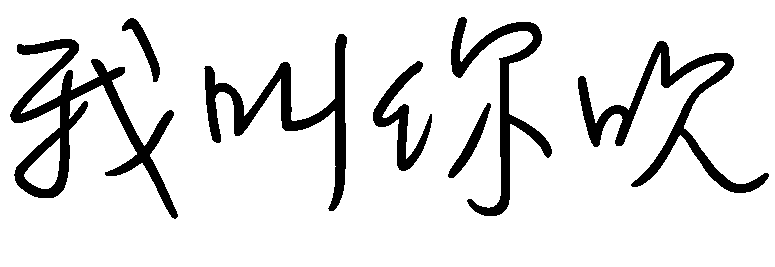
#> input picture overlays/blow.png, 775 x 267 px
$ python main.py
#> lines starting #> are read from the running program, lines starting #| are printed output that depends on the picture; after the words box and inside, x2 and y2 are one past the last pixel; in counts of white or black regions, pixels touching at a corner belong together
import cv2
from PIL import Image
from tkinter import Tk
from tkinter.filedialog import askopenfilename

#不讓Tkinter主畫面顯示 :)
Tk().withdraw()

tsj_classifier = cv2.CascadeClassifier("data/cascade.xml")

print("processing image1...")
img_path = askopenfilename(filetypes=[("Image files", "*.jpg *.jpeg")])
#> the answer given: overlays/blow.png
origin_image = cv2.imread(img_path)
#> origin_image is the input picture: shape (267, 775, 3); 88.2% white; 7 black regions, largest, box (x1, y1, x2, y2) and area: (10, 39, 178, 219) 7022, (578, 41, 769, 193) 5284, (204, 34, 347, 211) 4741
image_1_gray = cv2.cvtColor(origin_image, cv2.COLOR_BGR2GRAY)
image_1 = cv2.resize(image_1_gray, (150, 150))
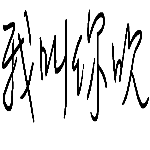
#> image_1: shape (150, 150); min 0, max 255, mean 225
cv2.imwrite("images/image1.jpg", image_1)

tsj = tsj_classifier.detectMultiScale(image_1, 1.06, 1,minSize=(50, 50))
#> tsj = ()
print(tsj)
#> (the run stopped early here; a loop or call above may not have finished)
